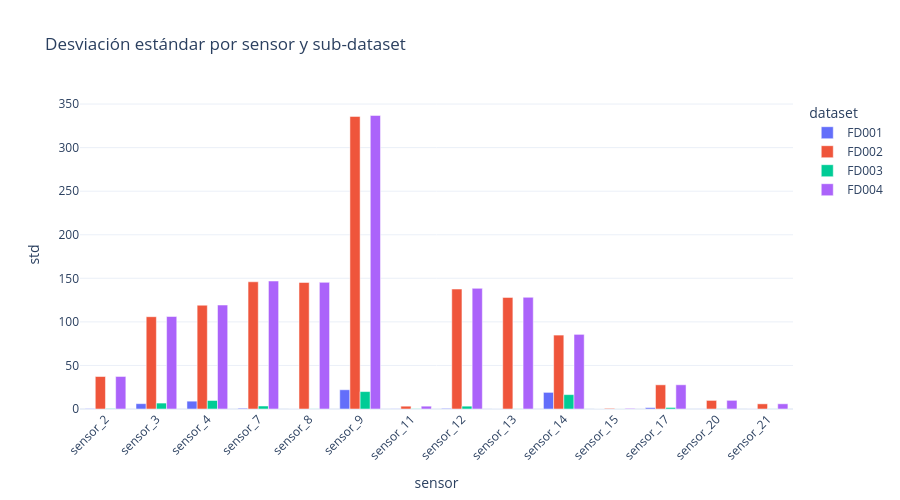

Write notebook code for a chart like this one.
### Code cell
stats_rows = []
for ds_id in DATASETS:
    train = data[ds_id][0]
    for sensor in USEFUL_SENSORS:
        stats_rows.append({
            "dataset": ds_id,
            "sensor": sensor,
            "mean": train[sensor].mean(),
            "std": train[sensor].std(),
            "min": train[sensor].min(),
            "max": train[sensor].max(),
            "skew": train[sensor].skew(),
            "kurtosis": train[sensor].kurtosis(),
        })

stats_df = pd.DataFrame(stats_rows)

fig = px.bar(
    stats_df,
    x="sensor",
    y="std",
    color="dataset",
    barmode="group",
    title="Desviación estándar por sensor y sub-dataset",
    template="plotly_white",
    height=500,
)
fig.update_layout(xaxis_tickangle=-45)
fig.show()

### Figure 1 — Plotly figure (JSON) as saved in the notebook; plotly's stock layout.template omitted (floating-point values rounded to 4 significant figures)
{"data": [{"alignmentgroup": "True", "hovertemplate": "dataset=FD001<br>sensor=%{x}<br>std=%{y}<extra></extra>", "legendgroup": "FD001", "marker": {"color": "#636efa", "pattern": {"shape": ""}}, "name": "FD001", "offsetgroup": "FD001", "orientation": "v", "showlegend": true, "textposition": "auto", "type": "bar", "x": ["sensor_2", "sensor_3", "sensor_4", "sensor_7", "sensor_8", "sensor_9", "sensor_11", "sensor_12", "sensor_13", "sensor_14", "sensor_15", "sensor_17", "sensor_20", "sensor_21"], "xaxis": "x", "y": [0.5001, 6.131, 9.001, 0.8851, 0.07099, 22.08, 0.2671, 0.7376, 0.07192, 19.08, 0.03751, 1.549, 0.1807, 0.1083], "yaxis": "y"}, {"alignmentgroup": "True", "hovertemplate": "dataset=FD002<br>sensor=%{x}<br>std=%{y}<extra></extra>", "legendgroup": "FD002", "marker": {"color": "#EF553B", "pattern": {"shape": ""}}, "name": "FD002", "offsetgroup": "FD002", "orientation": "v", "showlegend": true, "textposition": "auto", "type": "bar", "x": ["sensor_2", "sensor_3", "sensor_4", "sensor_7", "sensor_8", "sensor_9", "sensor_11", "sensor_12", "sensor_13", "sensor_14", "sensor_15", "sensor_17", "sensor_20", "sensor_21"], "xaxis": "x", "y": [37.29, 105.9, 119.1, 146.0, 145.2, 335.8, 3.232, 137.7, 128.1, 84.84, 0.7493, 27.75, 9.869, 5.922], "yaxis": "y"}, {"alignmentgroup": "True", "hovertemplate": "dataset=FD003<br>sensor=%{x}<br>std=%{y}<extra></extra>", "legendgroup": "FD003", "marker": {"color": "#00cc96", "pattern": {"shape": ""}}, "name": "FD003", "offsetgroup": "FD003", "orientation": "v", "showlegend": true, "textposition": "auto", "type": "bar", "x": ["sensor_2", "sensor_3", "sensor_4", "sensor_7", "sensor_8", "sensor_9", "sensor_11", "sensor_12", "sensor_13", "sensor_14", "sensor_15", "sensor_17", "sensor_20", "sensor_21"], "xaxis": "x", "y": [0.523, 6.81, 9.773, 3.437, 0.1583, 19.98, 0.3001, 3.255, 0.1581, 16.5, 0.06051, 1.761, 0.2489, 0.1492], "yaxis": "y"}, {"alignmentgroup": "True", "hovertemplate": "dataset=FD004<br>sensor=%{x}<br>std=%{y}<extra></extra>", "legendgroup": "FD004", "marker": {"color": "#ab63fa", "pattern": {"shape": ""}}, "name": "FD004", "offsetgroup": "FD004", "orientation": "v", "showlegend": true, "textposition": "auto", "type": "bar", "x": ["sensor_2", "sensor_3", "sensor_4", "sensor_7", "sensor_8", "sensor_9", "sensor_11", "sensor_12", "sensor_13", "sensor_14", "sensor_15", "sensor_17", "sensor_20", "sensor_21"], "xaxis": "x", "y": [37.34, 106.2, 119.3, 146.9, 145.3, 336.9, 3.243, 138.5, 128.2, 85.67, 0.7504, 27.81, 9.936, 5.963], "yaxis": "y"}], "layout": {"barmode": "group", "height": 500, "legend": {"title": {"text": "dataset"}, "tracegroupgap": 0}, "title": {"text": "Desviación estándar por sensor y sub-dataset"}, "xaxis": {"anchor": "y", "domain": [0, 1], "tickangle": -45, "title": {"text": "sensor"}}, "yaxis": {"anchor": "x", "domain": [0, 1], "title": {"text": "std"}}}}
